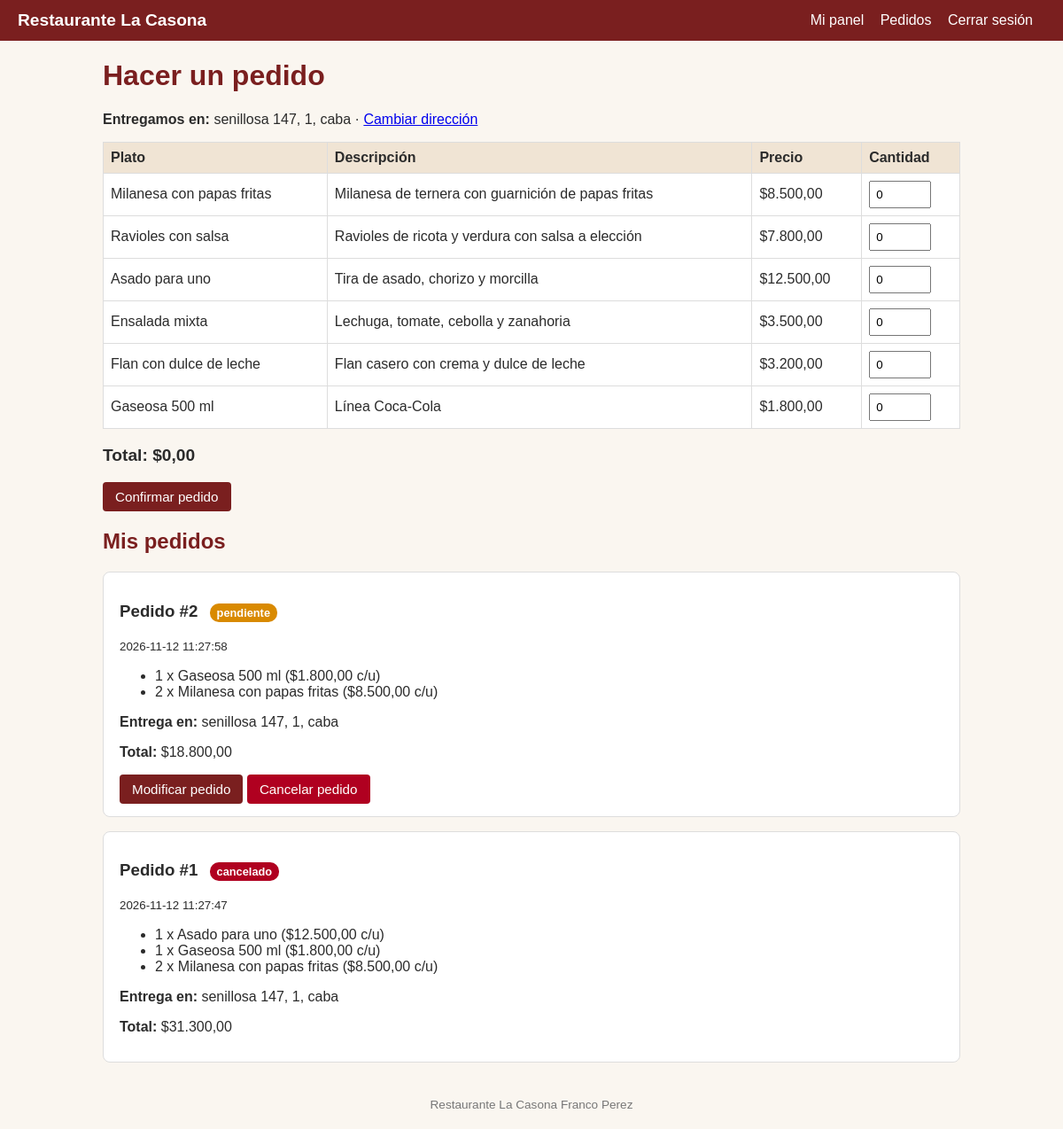
The app's page /pedidos.php (signed in) with its own data.
### tables this page shows
CREATE TABLE `direcciones` (
  `id` int(10) UNSIGNED NOT NULL,
  `usuario_id` int(10) UNSIGNED NOT NULL,
  `calle` varchar(100) NOT NULL,
  `numero` varchar(10) NOT NULL,
  `piso` varchar(20) DEFAULT NULL,
  `ciudad` varchar(80) NOT NULL,
  `referencia` varchar(150) DEFAULT NULL
);

CREATE TABLE `platos` (
  `id` int(10) UNSIGNED NOT NULL,
  `nombre` varchar(100) NOT NULL,
  `descripcion` varchar(255) DEFAULT NULL,
  `precio` decimal(10,2) NOT NULL,
  `disponible` tinyint(1) NOT NULL DEFAULT 1
);

CREATE TABLE `pedido_items` (
  `id` int(10) UNSIGNED NOT NULL,
  `pedido_id` int(10) UNSIGNED NOT NULL,
  `plato_id` int(10) UNSIGNED NOT NULL,
  `cantidad` int(10) UNSIGNED NOT NULL,
  `precio_unitario` decimal(10,2) NOT NULL
);

### pedidos.php (the view, shortened to what this page needs)
<?php
require_once __DIR__ . '/conexion.php';
require_once __DIR__ . '/funciones.php';
$usuario = requerirLogin($conexion);
try {
    $direccion = obtenerDireccion($conexion, (int)$usuario['id']);
} catch (PDOException $e) {
    error_log($e->getMessage());
    http_response_code(500);
    exit('No se pudo consultar la dirección.');
}
$editandoId = 0;
$actuales = [];
try {
    $consulta = $conexion->query('SELECT id, nombre, descripcion, precio FROM platos WHERE disponible = 1 ORDER BY id');
    $platos = $consulta->fetchAll();
    $sql = 'SELECT p.id, p.estado, p.total, p.direccion_entrega, p.creado_en,
                   i.cantidad, i.precio_unitario, pl.nombre
            FROM pedidos p
            JOIN pedido_items i ON i.pedido_id = p.id
            JOIN platos pl ON pl.id = i.plato_id
            WHERE p.usuario_id = :usuario_id
            ORDER BY p.id DESC, pl.nombre';
    $stmt = $conexion->prepare($sql);
    $stmt->execute(['usuario_id' => $usuario['id']]);
    $filas = $stmt->fetchAll();
} catch (PDOException $e) {
    error_log($e->getMessage());
    http_response_code(500);
    exit('No se pudo cargar la información de los pedidos.');
}
$pedidos = [];
foreach ($filas as $fila) {
    $id = $fila['id'];
    if (!isset($pedidos[$id])) {
        $pedidos[$id] = [
            'id' => $id,
            'estado' => $fila['estado'],
            'total' => $fila['total'],
            'direccion' => $fila['direccion_entrega'],
            'fecha' => $fila['creado_en'],
            'items' => []
        ];
    }
    $pedidos[$id]['items'][] = [
        'nombre' => $fila['nombre'],
        'cantidad' => $fila['cantidad'],
        'precio' => $fila['precio_unitario']
    ];
}
abrirPagina('Pedidos');
?>
<h1><?= $editandoId > 0 ? 'Modificar pedido #' . (int)$editandoId : 'Hacer un pedido' ?></h1>
<p><strong>Entregamos en:</strong> <?= escapar(textoDireccion($direccion)) ?>
    · <a href="panel.php">Cambiar dirección</a></p>
<?php if (empty($platos)): ?>
    <p>No hay platos disponibles por el momento.</p>
<?php else: ?>
    <form action="pedidos.php" method="POST">
        <table>
            <thead>
                <tr>
                    <th>Plato</th>
                    <th>Descripción</th>
                    <th>Precio</th>
                    <th>Cantidad</th>
                </tr>
            </thead>
            <tbody>
                <?php foreach ($platos as $plato): ?>
                    <tr>
                        <td><?= escapar($plato['nombre']) ?></td>
                        <td><?= escapar($plato['descripcion'] ?? '') ?></td>
                        <td>$<?= escapar(number_format((float)$plato['precio'], 2, ',', '.')) ?></td>
                        <td>
                            <input type="number" class="cantidad"
                                   name="cantidad[<?= (int)$plato['id'] ?>]"
                                   data-precio="<?= escapar((string)$plato['precio']) ?>"
                                   min="0" max="20"
                                   value="<?= (int)($actuales[$plato['id']] ?? 0) ?>">
                        </td>
                    </tr>
                <?php endforeach; ?>
            </tbody>
        </table>
        <p class="total">Total: $<span id="total">0,00</span></p>
        <button type="submit"><?= $editandoId > 0 ? 'Guardar cambios' : 'Confirmar pedido' ?></button>
    </form>
<?php endif; ?>
<h2>Mis pedidos</h2>
<?php if (empty($pedidos)): ?>
    <p>Todavía no hiciste ningún pedido.</p>
<?php else: ?>
    <?php foreach ($pedidos as $pedido): ?>
        <section class="tarjeta">
            <h3>
                Pedido #<?= (int)$pedido['id'] ?>
                <span class="estado estado-<?= escapar($pedido['estado']) ?>"><?= escapar($pedido['estado']) ?></span>
            </h3>
            <p><small><?= escapar($pedido['fecha']) ?></small></p>
            <ul>
                <?php foreach ($pedido['items'] as $item): ?>
                    <li>
                        <?= (int)$item['cantidad'] ?> x <?= escapar($item['nombre']) ?>
                        ($<?= escapar(number_format((float)$item['precio'], 2, ',', '.')) ?> c/u)
                    </li>
                <?php endforeach; ?>
            </ul>
            <p><strong>Entrega en:</strong> <?= escapar($pedido['direccion']) ?></p>
            <p><strong>Total:</strong> $<?= escapar(number_format((float)$pedido['total'], 2, ',', '.')) ?></p>
            <?php if ($pedido['estado'] === 'pendiente'): ?>
                <a class="boton" href="pedidos.php?id=<?= (int)$pedido['id'] ?>">Modificar pedido</a>
                <form action="pedidos.php" method="POST" class="en-linea"
                      onsubmit="return confirm('¿Seguro que querés cancelar este pedido?');">
                    <button type="submit" class="boton-peligro">Cancelar pedido</button>
                </form>
            <?php endif; ?>
        </section>
    <?php endforeach; ?>
<?php endif; ?>
<?php cerrarPagina(); ?>

### funciones.php (shortened to what this page needs)
<?php
function escapar(string $valor): string {
    return htmlspecialchars($valor, ENT_QUOTES, 'UTF-8');
}
function requerirLogin(PDO $conexion): array {
    try {
        $stmt = $conexion->prepare('SELECT id, nombre, apellido, dni, email, rol, creado_en
            FROM usuarios WHERE id = :id AND archivado_en IS NULL LIMIT 1');
        $stmt->execute(['id' => $_SESSION['usuario_id']]);
        $usuario = $stmt->fetch();
    } catch (PDOException $e) {
        error_log($e->getMessage());
        http_response_code(500);
        exit('No se pudo verificar la sesión.');
    }
    return $usuario;
}
function obtenerDireccion(PDO $conexion, int $usuarioId) {
    $stmt = $conexion->prepare('SELECT calle, numero, piso, ciudad, referencia
        FROM direcciones WHERE usuario_id = :usuario_id LIMIT 1');
    $stmt->execute(['usuario_id' => $usuarioId]);
    return $stmt->fetch();
}
function textoDireccion(array $d): string {
    $texto = $d['calle'] . ' ' . $d['numero'];
    if (!empty($d['piso'])) {
        $texto .= ', ' . $d['piso'];
    }
    $texto .= ', ' . $d['ciudad'];
    return $texto;
}
function abrirPagina(string $titulo): void {
    $logueado = isset($_SESSION['usuario_id']);
    ?>
<!DOCTYPE html>
<html lang="es">
<head>
    <link rel="stylesheet" href="css/estilos.css">
</head>
<body>
<header class="barra">
    <a class="logo" href="panel.php">Restaurante La Casona</a>
    <nav>
        <?php if ($logueado): ?>
            <a href="panel.php">Mi panel</a>
            <a href="pedidos.php">Pedidos</a>
            <a href="cerrar_sesion.php">Cerrar sesión</a>
        <?php else: ?>
            <a href="index.php">Iniciar sesión</a>
            <a href="registro.php">Crear cuenta</a>
        <?php endif; ?>
    </nav>
</header>
<main class="contenedor">
<?php
}
function cerrarPagina(): void {
    ?>
</main>
<footer class="pie">
    Restaurante La Casona Franco Perez
</footer>
</body>
</html>
<?php
}
?>

### css/estilos.css (style rules this page uses)
* { box-sizing: border-box; }
body { font-family: Arial, Helvetica, sans-serif; margin: 0; background: #faf6f0; color: #2b2b2b; }
.barra { background: #7a1f1f; padding: 12px 20px; display: flex; flex-wrap: wrap; align-items: center; justify-content: space-between; gap: 10px; }
.barra a { color: #fff; text-decoration: none; margin-right: 14px; }
.logo { font-weight: bold; font-size: 1.2rem; }
.contenedor { max-width: 1000px; margin: 20px auto; padding: 0 16px; }
h1, h2 { color: #7a1f1f; }
table { width: 100%; border-collapse: collapse; background: #fff; margin: 12px 0; }
th, td { border: 1px solid #ddd; padding: 8px; text-align: left; }
th { background: #f0e4d4; }
button, .boton { background: #7a1f1f; color: #fff; border: none; padding: 8px 14px; border-radius: 4px; cursor: pointer; text-decoration: none; display: inline-block; font-size: 0.95rem; }
.boton-peligro { background: #b00020; }
.en-linea { display: inline; }
.cantidad { width: 70px; padding: 6px; }
.total { font-size: 1.2rem; font-weight: bold; }
.tarjeta { background: #fff; border: 1px solid #ddd; border-radius: 8px; padding: 14px 18px; margin-bottom: 16px; }
.estado { font-size: 0.8rem; padding: 3px 8px; border-radius: 10px; margin-left: 8px; color: #fff; background: #888; }
.estado-pendiente { background: #d98a00; }
.estado-cancelado { background: #b00020; }
.pie { text-align: center; padding: 20px; color: #777; font-size: 0.85rem; }

### records on screen
direcciones: escapar(textoDireccion($direccion)) "senillosa 147, 1, caba"
platos: nombre "Milanesa con papas fritas", descripcion "Milanesa de ternera con guarnición de papas fritas", precio "8.500,00", id "0"
platos: nombre "Ravioles con salsa", descripcion "Ravioles de ricota y verdura con salsa a elección", precio "7.800,00", id "0"
platos: nombre "Asado para uno", descripcion "Tira de asado, chorizo y morcilla", precio "12.500,00", id "0"
platos: nombre "Ensalada mixta", descripcion "Lechuga, tomate, cebolla y zanahoria", precio "3.500,00", id "0"
platos: nombre "Flan con dulce de leche", descripcion "Flan casero con crema y dulce de leche", precio "3.200,00", id "0"
platos: nombre "Gaseosa 500 ml", descripcion "Línea Coca-Cola", precio "1.800,00", id "0"
pedido_items: cantidad "1", plato.nombre "Asado para uno", precio_unitario "12.500,00"

### other values on screen
$pedido['id'] "2"
escapar($pedido['estado']) "pendiente"
escapar($pedido['fecha']) "2026-11-12 11:27:58"
$item['cantidad'] "1"
escapar($item['nombre']) "Gaseosa 500 ml"
escapar(number_format((float)$item['precio'], 2, ',', '.')) "1.800,00"
$item['cantidad'] "2"
escapar($item['nombre']) "Milanesa con papas fritas"
escapar(number_format((float)$item['precio'], 2, ',', '.')) "8.500,00"
escapar($pedido['direccion']) "senillosa 147, 1, caba"
escapar(number_format((float)$pedido['total'], 2, ',', '.')) "18.800,00"
$pedido['id'] "1"
escapar($pedido['estado']) "cancelado"
escapar($pedido['fecha']) "2026-11-12 11:27:47"
escapar(number_format((float)$pedido['total'], 2, ',', '.')) "31.300,00"
